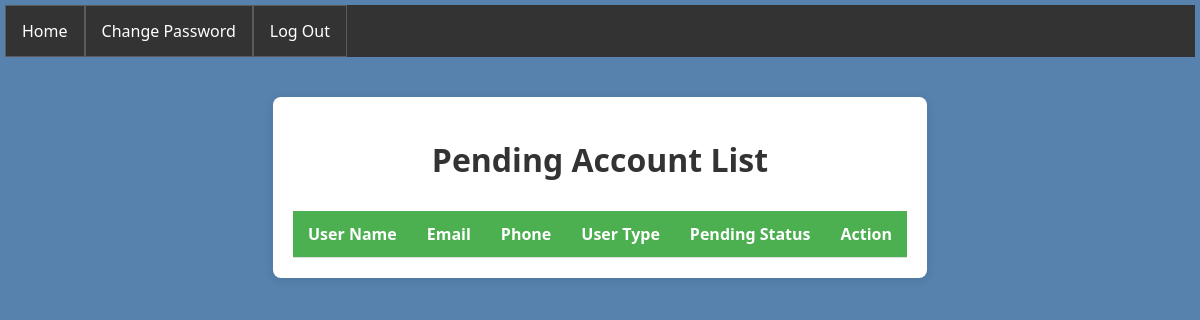
The page /pendingAccount/ (signed in) on the database as committed earlier.
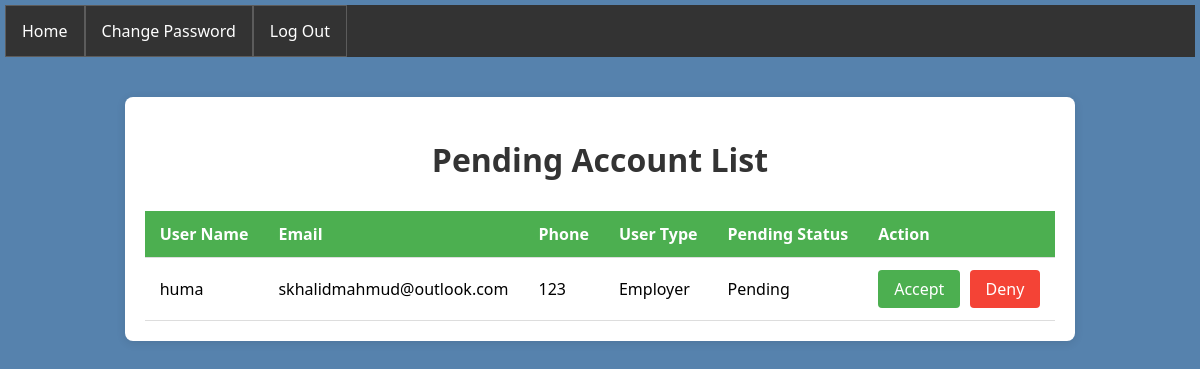
The same page on the database as committed later.
### users_auth_app/models.py (models this page shows)
class pendingAccountModel(models.Model):
    username = models.CharField(max_length = 100, null = True)
    email = models.EmailField(null = True)
    phone = models.CharField(max_length = 100, null = True)
    USERTYPE = [
        ('Employer','Employer'),
        ('Candidate','Candidate')
    ]
    userTypes = models.CharField(choices = USERTYPE, max_length = 100, null = True)
    STATUS = [
        ('Pending','Pending'),
        ('Accept','Accept'),
        ('Rejected','Rejected')
    ]
    pendingStatus = models.CharField(choices = STATUS, max_length = 100, null = True)

### users_auth_app/views.py (the view)
# urls.py: path('pendingAccount/', pendingAccount, name='pendingAccount'),
@login_required(login_url='logIn')
def pendingAccount(req):
    data = pendingAccountModel.objects.all()
    context={
        'data':data
    }
    return render(req, 'pendingAccount.html', context)

### users_auth_app/templates/pendingAccount.html (shortened to what this page needs)
{% extends "master.html" %}
{% block body %}
{% load static %}
<div class="container">
    <h1>Pending Account List</h1>
    <table>
        <tr>
            <th>User Name</th>
            <th>Email</th>
            <th>Phone</th>
            <th>User Type</th>
            <th>Pending Status</th>
            <th>Action</th>
        </tr>
        {% for i in data %}
        <tr>
            <td>{{ i.username }}</td>
            <td>{{ i.email }}</td>
            <td>{{ i.phone }}</td>
            <td>{{ i.userTypes }}</td>
            <td>{{ i.pendingStatus }}</td>
            <td>
                <a href="{% url 'accept' i.id %}" style="background-color: #4CAF50; color: white; padding: 8px 16px; border-radius: 4px; text-decoration: none; margin-right: 5px; display: inline-block;">Accept</a>
                <a href="{% url 'deny' i.id %}" style="background-color: #f44336; color: white; padding: 8px 16px; border-radius: 4px; text-decoration: none; display: inline-block;">Deny</a>
            </td>
        </tr>
        {% endfor %}
    </table>
</div>
{% endblock body %}

Rows that differ between the two databases and show on the page:
added pendingAccountModel: username "huma", email "skhalidmahmud@outlook.com", phone "123", userTypes "Employer", pendingStatus "Pending"
